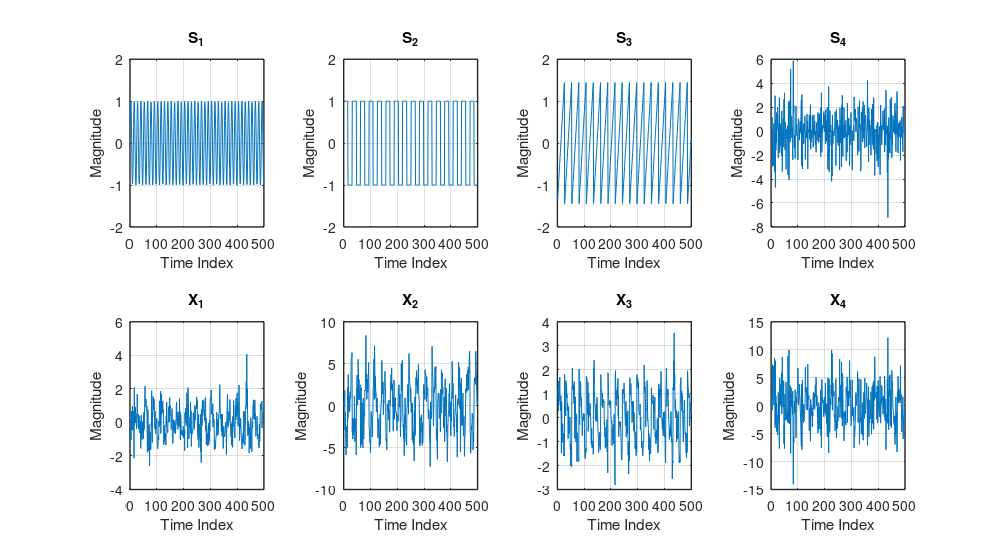

Recreate this plot in MATLAB. (Note: this script raises an error after producing the figure.)
clear all; 
close all;
%% ======================================================= %%
% ELEC 6081 Biomedical Signals and Systems
% Assignment 3_3
% by Sheshan Aaron, 11/2014

%% ============================3.1=========================== %%
N = 500; % the number of samples
P = 4; % the number of sources
S = zeros(P,N); % P sources, each having N time samples

S(1,:)=sin([1:N]/2); % sinusoid
S(2,:) = square([1:N]/5); % square wave
S(3,:)=((rem([1:N],27)-13)/9); % saw-tooth
S(4,:)=((rand(1,N)<.5)*2-1).*log(rand(1,N)); % impulsive noise 
A = [-0.3 -0.6 -0.3 -0.4; 1.6 -2.0 -1.2 1.0;...
 -0.4 0.0 -1.0 -0.3; 0.2 1.7 0.4 -2.0];

X = A*S; % mixed multivariate signals (P x N)

%plot all original sources
figure
for i=1: 8
    subplot(2,4,i)    
    if(i<5)
        plot([1:N], S(i,:))
        title(sprintf('S_%i', i))
        if(i<4)
            set(gca,'ylim',[-2 2])
        end
    else
        plot([1:N], X(i-4,:))
        title(sprintf('X_%i', i-4))
    end
    set(gca,'xlim',[0 N])
    xlabel('Time Index')
    ylabel('Magnitude')    
    set(gca, 'LineWidth', 1)
    grid on
    set(gcf, 'PaperPosition', [-0.5 -0.25 10 5.5]); %Position the plot further to the left and down. Extend the plot to fill entire paper.
    set(gcf, 'PaperSize', [5 5]); %Keep the same paper size    
end
%print('3_1_original_sources_and_mixed_signals','-dpng','-r300');

%% ============================3.2=========================== %%
% FastICA 
[S_est, A_est, W_est] = fastica(X); % S_est is the estimated independent components and A_est is the estimated mixing matrix
figure
for i=1: 4
    %subplot(2,4,i)
    figure   
    plot([1:N], S_est(i,:))
    title(sprintf('Estimated S_%i', i))
    set(gca,'xlim',[0 N])
    xlabel('Time Index')
    ylabel('Magnitude')    
    set(gca, 'LineWidth', 1)
    grid on
    set(gcf, 'PaperPosition', [-0.5 -0.25 10 5.5]); %Position the plot further to the left and down. Extend the plot to fill entire paper.
    set(gcf, 'PaperSize', [5 5]); %Keep the same paper size    
end
%% ============================3.3=========================== %%
% Reconstruction
%s1 and s4 are impulisve noise and sine wave respectively, so exclude them
%include s_est[2,3]
X_rec = A_est(:,[3,4])*S_est([3,4],:);

figure
for i=1: 8
    subplot(2,4,i)    
    if(i<5)
        plot([1:N], S_est(i,:))
        title(sprintf('Estimated S_%i', i))
    else
        box on
        hold on
        plot([1:N], X(i-4,:),'b')
        plot([1:N], X_rec(i-4,:),'r')
        hold off
        title(sprintf('Reconstructed X_%i', i-4))
        %legend('original', 'reconstructed')
    end
    set(gca,'xlim',[0 N])
    xlabel('Time Index')
    ylabel('Magnitude')    
    set(gca, 'LineWidth', 1)
    grid on
    set(gcf, 'PaperPosition', [-0.5 -0.25 10 5.5]); %Position the plot further to the left and down. Extend the plot to fill entire paper.
    set(gcf, 'PaperSize', [5 5]); %Keep the same paper size    
end
print('3_2_3_estimated_IC_and_rec_mixed_signals','-dpng','-r300');